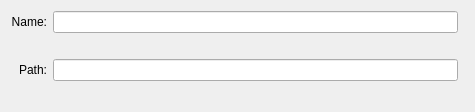
<?xml version="1.0" encoding="UTF-8"?>
<ui version="4.0">
 <class>QtNameAndPathFiller</class>
 <widget class="QWidget" name="QtNameAndPathFiller">
  <property name="geometry">
   <rect>
    <x>0</x>
    <y>0</y>
    <width>475</width>
    <height>111</height>
   </rect>
  </property>
  <property name="windowTitle">
   <string>Form</string>
  </property>
  <layout class="QHBoxLayout" name="horizontalLayout_2">
   <item>
    <layout class="QGridLayout" name="gridLayout">
     <property name="topMargin">
      <number>0</number>
     </property>
     <item row="4" column="0" colspan="3">
      <widget class="QLabel" name="m_path_error_message">
       <property name="styleSheet">
        <string notr="true">color : #ed4337</string>
       </property>
       <property name="text">
        <string notr="true"/>
       </property>
       <property name="alignment">
        <set>Qt::AlignCenter</set>
       </property>
      </widget>
     </item>
     <item row="2" column="0" colspan="2">
      <widget class="QLabel" name="m_name_error_message">
       <property name="styleSheet">
        <string notr="true">color : #ed4337</string>
       </property>
       <property name="text">
        <string notr="true"/>
       </property>
       <property name="alignment">
        <set>Qt::AlignCenter</set>
       </property>
      </widget>
     </item>
     <item row="1" column="0">
      <widget class="QLabel" name="m_name_label">
       <property name="text">
        <string>Name:</string>
       </property>
       <property name="alignment">
        <set>Qt::AlignRight|Qt::AlignTrailing|Qt::AlignVCenter</set>
       </property>
      </widget>
     </item>
     <item row="1" column="1">
      <widget class="QLineEdit" name="m_name_edit">
       <property name="text">
        <string notr="true"/>
       </property>
      </widget>
     </item>
     <item row="3" column="1">
      <widget class="utils::QtDirBrowserLineEdit" name="m_path_edit">
       <property name="text">
        <string notr="true"/>
       </property>
      </widget>
     </item>
     <item row="3" column="0">
      <widget class="QLabel" name="m_path_label">
       <property name="text">
        <string>Path:</string>
       </property>
       <property name="alignment">
        <set>Qt::AlignRight|Qt::AlignTrailing|Qt::AlignVCenter</set>
       </property>
      </widget>
     </item>
    </layout>
   </item>
  </layout>
 </widget>
 <customwidgets>
  <customwidget>
   <class>utils::QtDirBrowserLineEdit</class>
   <extends>QLineEdit</extends>
   <header location="global">flow/utils/qt/line_edit/dir_browser_line_edit.h</header>
  </customwidget>
 </customwidgets>
 <resources/>
 <connections/>
</ui>
